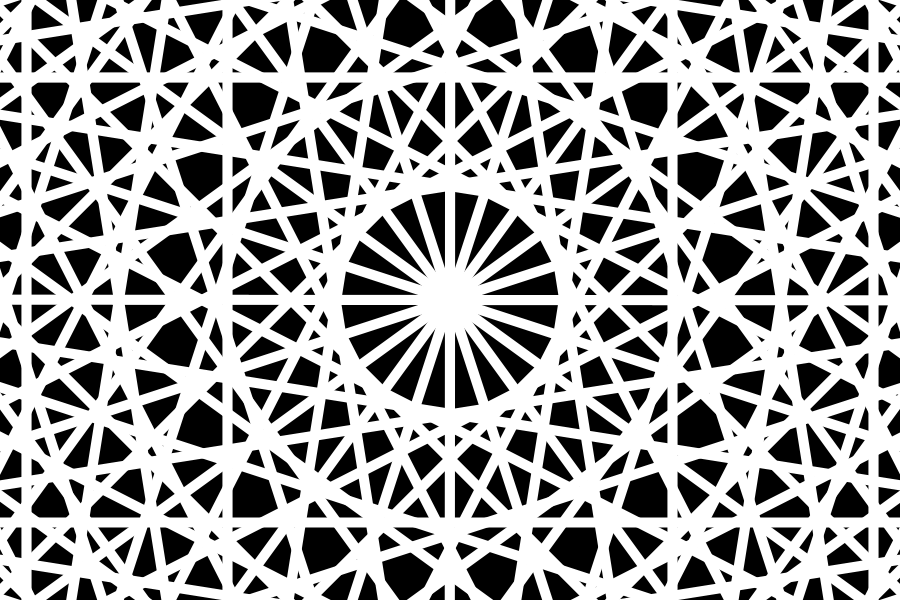
Frame 1 (no input)
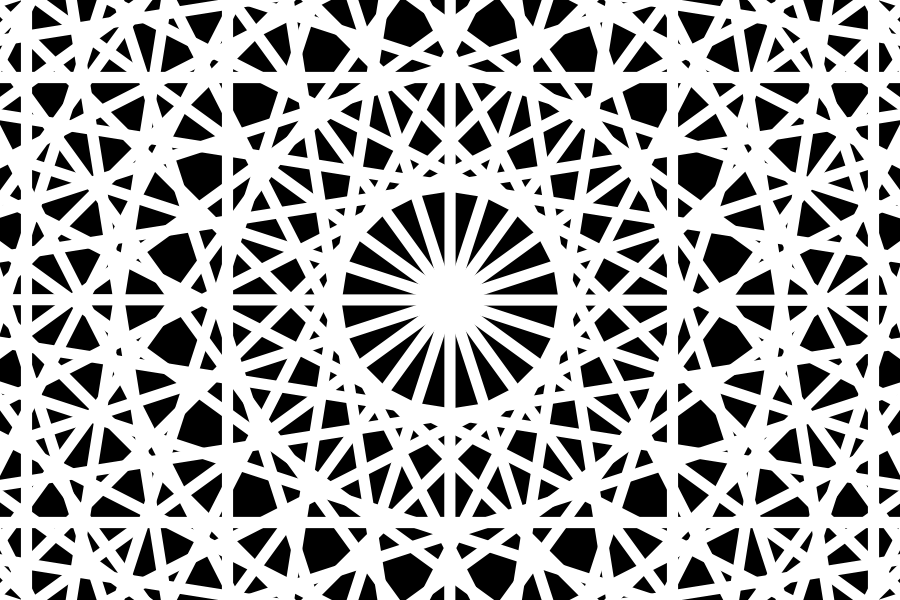
Frame 60 (the mouse pressed at the canvas centre just before this capture)
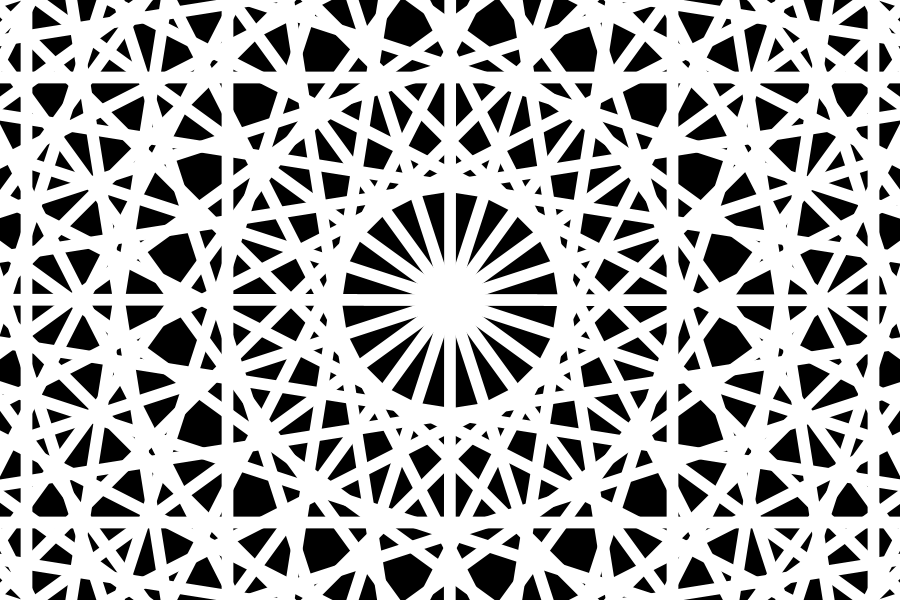
Frame 120 (the mouse held since frame 60 and released just before this capture)

The Processing sketch that drew these frames (run headless with seeded random() and noise(); from frame 60 on, the mouse is pressed at the canvas centre):

// Processing sketch: circleweb
// ── circleweb.pde
Node[] nodes;
float d = 0.8;
int max = 20;

void setup()
{
  size(900,600);
  background(0);
  frameRate(60);
  float centerX = width/2.0;
  float centerY = height/2.0;

  nodes = new Node[max];
  
  for(int i = 0; i < max; i++)
  {
    float per = float(i)/max;
    float angle = per*2*PI;
    
    nodes[i] = new Node(centerX + cos(angle)*d*width, centerY + sin(angle)*d*width );
    
  }
}

void draw()
{
  background(0);
  for(int i = 0; i < nodes.length; i++)
  {
      for(int j = i; j < nodes.length; j++)
      {
        stroke(255);
        strokeWeight(abs(2*sin(millis()/5000.0)) + 10);
        line(nodes[i].x, nodes[i].y, nodes[j].x, nodes[j].y);
      }
      
      fill(255);
      rect(nodes[i].x, nodes[i].y,10,10);
      
  }
}

class Node
{
  float x = 0.0;
  float y=  0.0;
  
  Node(float x, float y)
  {
    this.x = x;
    this.y = y;
  }
}
